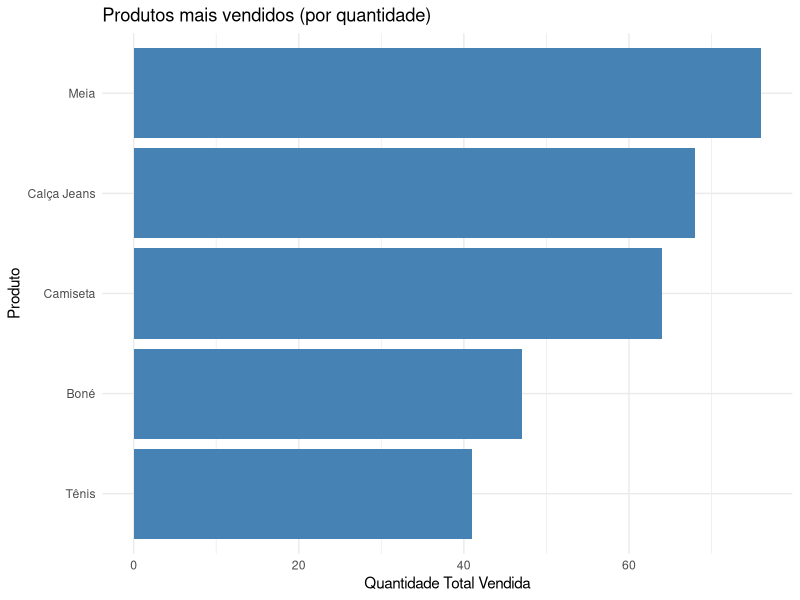

This figure's R source:
## ---- chunk 1
library(tidyverse)

dados_vendas <- tibble(
  id_venda = 1:100,
  data_venda = as.Date("2023-01-01") + sample(1:365, 100, replace = TRUE),
  produto = sample(c("Camiseta", "Calça Jeans", "Tênis", "Meia", "Boné"), 100, replace = TRUE),
  categoria = case_when(
    produto %in% c("Camiseta", "Calça Jeans", "Meia") ~ "Vestuário",
    produto == "Tênis" ~ "Calçado",
    TRUE ~ "Acessório"
  ),
  quantidade = sample(1:5, 100, replace = TRUE),
  preco_unitario = sample(c(30, 80, 200, 15, 45), 100, replace = TRUE),
  regiao = sample(c("Norte", "Sul", "Leste", "Oeste"), 100, replace = TRUE)
) %>%
  mutate(valor_total = quantidade * preco_unitario)

head(dados_vendas)

top_produtos_quantidade <- dados_vendas %>%
  group_by(produto) %>%
  summarise(total_quantidade = sum(quantidade)) %>%
  arrange(desc(total_quantidade))

print(top_produtos_quantidade)

top_categorias_receita <- dados_vendas %>%
  group_by(categoria) %>%
  summarise(total_receita = sum(valor_total)) %>%
  arrange(desc(total_receita))

print(top_categorias_receita)

ggplot(top_produtos_quantidade, aes(x = reorder(produto, total_quantidade), y = total_quantidade)) +
  geom_bar(stat = "identity", fill = "steelblue") +
  labs(title = "Produtos mais vendidos (por quantidade)",
       x = "Produto",
       y = "Quantidade Total Vendida") +
  theme_minimal() +
  coord_flip()
